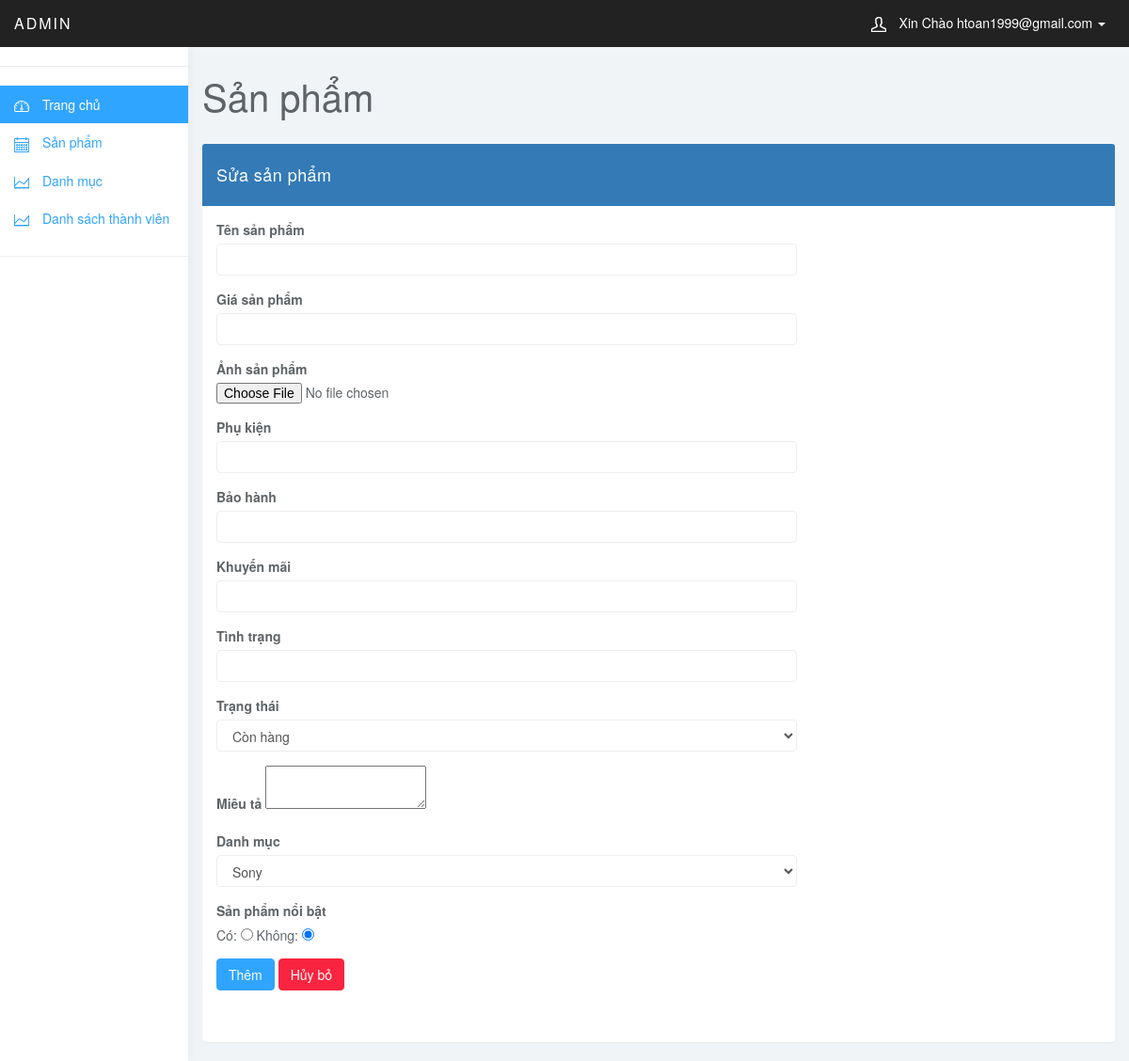
The app's page /admin/home.php?lay_uot=editproduct&id_sp=39 (signed in) with its own data.
### tables this page shows
CREATE TABLE `vp_products` (
  `prod_id` int(10) UNSIGNED NOT NULL,
  `prod_name` varchar(255) NOT NULL,
  `prod_slug` varchar(255) NOT NULL,
  `prod_price` int(11) NOT NULL,
  `prod_img` varchar(255) NOT NULL,
  `prod_warranty` varchar(255) NOT NULL,
  `prod_accessories` varchar(255) NOT NULL,
  `prod_condition` varchar(255) NOT NULL,
  `prod_promotion` varchar(255) NOT NULL,
  `prod_status` tinyint(4) NOT NULL,
  `prod_description` text NOT NULL,
  `prod_featured` tinyint(4) NOT NULL,
  `prod_cate` int(10) UNSIGNED NOT NULL,
  `created_at` timestamp NULL DEFAULT NULL,
  `updated_at` timestamp NULL DEFAULT NULL,
  `name` int(15) NOT NULL
);

CREATE TABLE `vp_categories` (
  `cate_id` int(10) UNSIGNED NOT NULL,
  `cate_name` varchar(255) NOT NULL,
  `cate_slug` varchar(255) NOT NULL,
  `parent` int(11) NOT NULL DEFAULT 0,
  `created_at` timestamp NULL DEFAULT NULL,
  `updated_at` timestamp NULL DEFAULT NULL
);

### admin/editproduct.php (the view, shortened to what this page needs)
<?php
$sql = "SELECT * FROM vp_categories";
$query = mysqli_query($conn, $sql);
$id_sp = $_GET["id_sp"];
$sqldm = "SELECT * FROM vp_products WHERE prod_id='$id_sp'";
$querydm = mysqli_query($conn, $sqldm);
$rowdm = mysqli_fetch_array($querydm);
?>
<div class="row">
	<div class="col-lg-12">
		<h1 class="page-header">Sản phẩm</h1>
	</div>
</div>
<div class="row">
	<div class="col-xs-12 col-md-12 col-lg-12">
		<div class="panel panel-primary">
			<div class="panel-heading">Sửa sản phẩm</div>
			<div class="panel-body">
				<form method="post" enctype="multipart/form-data">
					<div class="row" style="margin-bottom:40px">
						<div class="col-xs-8">
							<div class="form-group">
								<label>Tên sản phẩm</label>
								<input required type="text" name="name" class="form-control">
							</div>
							<div class="form-group">
								<label>Giá sản phẩm</label>
								<input required type="number" name="price" class="form-control">
							</div>
							<div class="form-group">
								<label>Ảnh sản phẩm</label>
								<input type="file" name="img">
							</div>
							<div class="form-group">
								<label>Phụ kiện</label>
								<input required type="text" name="accessories" class="form-control">
							</div>
							<div class="form-group">
								<label>Bảo hành</label>
								<input required type="text" name="warranty" class="form-control">
							</div>
							<div class="form-group">
								<label>Khuyến mãi</label>
								<input required type="text" name="promotion" class="form-control">
							</div>
							<div class="form-group">
								<label>Tình trạng</label>
								<input required type="text" name="condition" class="form-control">
							</div>
							<div class="form-group">
								<label>Trạng thái</label>
								<select required name="status" class="form-control">
									<option value=<?php echo $rowdm["prod_status"] ?> <?php if ($rowdm["prod_status"] == 1) {
																							echo 'selected ="selected"';
																						} ?>>Còn hàng</option>
								</select>
							</div>
							<div class="form-group">
								<label>Miêu tả</label>
								<textarea required name="description"></textarea>
							</div>
							<div class="form-group">
								<label>Danh mục</label>
								<select required name="cate" class="form-control">
									<?php
									while ($row = mysqli_fetch_array($query)) {
									?>
										<option <?php
												if ($rowdm["name"] == $row["cate_id"]) {
													echo 'selected ="selected"';
												}
												?> value=<?php echo $row["cate_id"] ?>><?php echo $row["cate_name"] ?></option>
									<?php
									}
									?>
								</select>
							</div>
							<div class="form-group">
								<label>Sản phẩm nổi bật</label><br>
								Có: <input type="radio" name="featured" value="1" <?php if ($rowdm["prod_featured"] == 1) {
																						echo "checked";
																					} ?>>
								Không: <input type="radio" name="featured" value="0" <?php if ($rowdm["prod_featured"] == 0) {
																							echo "checked";
																						} ?>>
							</div>
							<input type="submit" name="submit" value="Thêm" class="btn btn-primary">
							<a href="#" class="btn btn-danger">Hủy bỏ</a>
						</div>
					</div>
				</form>
			</div>
		</div>
	</div>
</div>

### admin/css/styles.css (style rules this page uses)
body { background: #f1f4f7; padding-top: 50px; color: #5f6468; }
a, a:hover, a:focus { color: #30a5ff; }
h1, h2, h3, h4, h5, h6 { color: #5f6468; }
h1 { font-weight: 300; font-size: 40px; }
.form-control { border: 1px solid #eee; box-shadow: none; }
.btn-primary, .btn-primary:hover, .btn-primary:focus, .btn-primary:active, .btn-primary.active, .open > .dropdown-toggle.btn-primary, .btn-primary.disabled, .btn-primary[disabled], fieldset[disabled] .btn-primary, .btn-primary.disabled:hover, .btn-primary[disabled]:hover, fieldset[disabled] .btn-primary:hover, .btn-primary.disabled:focus, .btn-primary[disabled]:focus, fieldset[disabled] .btn-primary:focus, .btn-primary.disabled:active, .btn-primary[disabled]:active, fieldset[disabled] .btn-primary:active, .btn-primary.disabled.active, .btn-primary[disabled].active, fieldset[disabled] .btn-primary.active { background-color: #30a5ff; border-color: #30a5ff; }
.btn-danger, .btn-danger:hover, .btn-danger:focus, .btn-danger:active, .btn-danger.active, .open > .dropdown-toggle.btn-danger, .btn-danger.disabled, .btn-danger[disabled], fieldset[disabled] .btn-danger, .btn-danger.disabled:hover, .btn-danger[disabled]:hover, fieldset[disabled] .btn-danger:hover, .btn-danger.disabled:focus, .btn-danger[disabled]:focus, fieldset[disabled] .btn-danger:focus, .btn-danger.disabled:active, .btn-danger[disabled]:active, fieldset[disabled] .btn-danger:active, .btn-danger.disabled.active, .btn-danger[disabled].active, fieldset[disabled] .btn-danger.active { background-color: #f9243f; border-color: #f9243f; }
.panel { border: 0; }
.panel-heading { font-size: 18px; font-weight: 300; letter-spacing: 0.025em; height: 66px; line-height: 45px; }
h1.page-header { margin-top: 30px; border-bottom: 0; }

### records on screen
vp_products: status "Còn hàng", cate "Sony", prod_featured "☑"

### other values on screen
$email "htoan1999@gmail.com"
